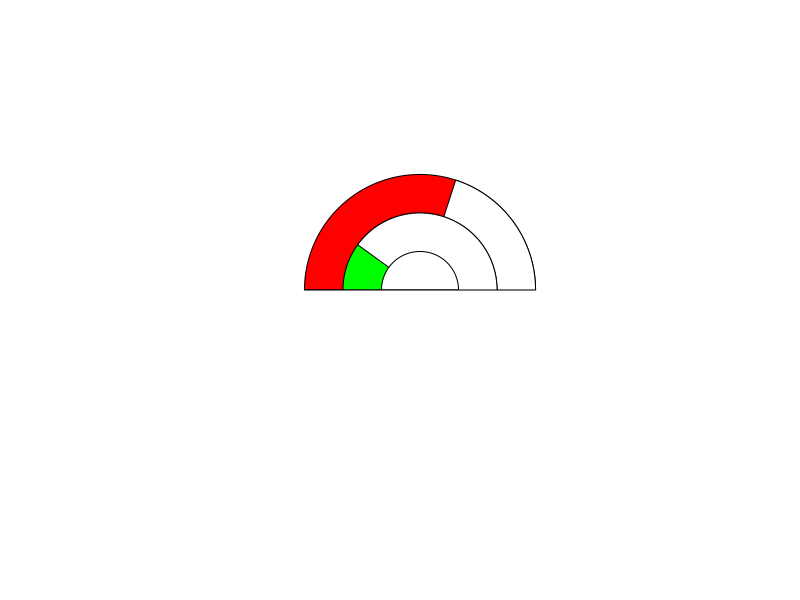

Write R code to recreate this figure.
#Geometric functions load first
upper.half.circle <- function(x,y,r,nsteps=100,  ...){  
  rs <- seq(0, pi, len=nsteps) 
  xc <- x+r*cos(rs) 
  yc <- y+r*sin(rs) 
  polygon(xc,yc,...) 
} 


upper.half.circle.rotated <- function(x,y,r,nsteps=100, score,...){  
  
  rs <- seq(0,pi,len=nsteps) 
  xc <- x+r*cos(rs) 
  yc <- y+r*sin(rs) 
  original <- matrix(c(xc, yc), byrow= TRUE, nrow=2, ncol = nsteps)
  
  angle = -score/100*pi
  
  rotate <- matrix(c(cos(angle), -sin(angle), sin(angle), cos(angle)), byrow=TRUE, nrow = 2)
  
  rotate.matrix <- rotate %*% original
  
  new.xc <- rotate.matrix[1,]
  new.yc <- rotate.matrix[2,]
  
  
  polygon(new.xc, new.yc, ...) 
} 


lower.half.circle <- function(x,y,r,nsteps=100,...){ 
  rs <- seq(0,pi,len=nsteps) 
  xc <- x-r*cos(rs) 
  yc <- y-r*sin(rs) 
  polygon(xc,yc,...) 
} 



#Initialize plot
plot(1, type="n",axes=F,xlab="", ylab="",xlim=c(-50,50),ylim=c(-50,50), asp=1)

#Subtend a red arc- Outter arc
upper.half.circle(0,0,30,nsteps=100,col='red')

#Subtend arc that is 60% of 180 degrees
upper.half.circle.rotated(0,0,30,nsteps=100,col='white', score = 60)

#Subtend a green arc - Inner arc
upper.half.circle(0,0,20,nsteps=100,col='green')

#Subtend an arc that is 20% of 180 degrees
upper.half.circle.rotated(0,0,20,nsteps=100,col='white', score = 20)

#Fill an inner circle for aesthetics
upper.half.circle(0,0,10,nsteps=100,col='white')

#Clean up the plotting details
polygon(c(-50, 50, 50, -50, -50),c(0, 0, -50, -50, 0), col = "white", border = FALSE)

#Draw a base line
polygon(c(-30, 30),c(0, 0), col = "black")


